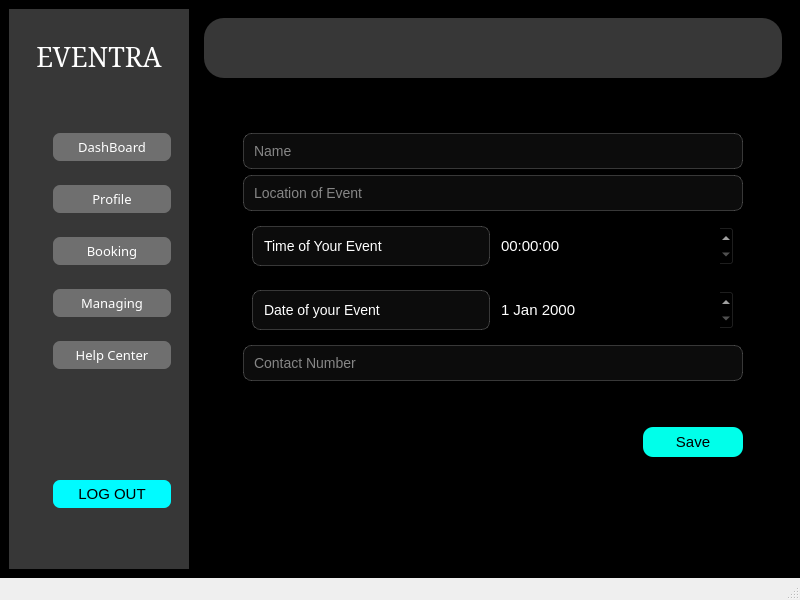
<?xml version="1.0" encoding="UTF-8"?>
<ui version="4.0">
 <class>scheduling</class>
 <widget class="QMainWindow" name="scheduling">
  <property name="geometry">
   <rect>
    <x>0</x>
    <y>0</y>
    <width>800</width>
    <height>600</height>
   </rect>
  </property>
  <property name="windowTitle">
   <string>MainWindow</string>
  </property>
  <widget class="QWidget" name="centralwidget">
   <property name="styleSheet">
    <string notr="true">QWidget{

background-color:black;
}</string>
   </property>
   <layout class="QHBoxLayout" name="horizontalLayout_15">
    <item>
     <layout class="QHBoxLayout" name="horizontalLayout_2">
      <item>
       <widget class="QWidget" name="LeftSidebar" native="true">
        <property name="sizePolicy">
         <sizepolicy hsizetype="Fixed" vsizetype="Preferred">
          <horstretch>0</horstretch>
          <verstretch>0</verstretch>
         </sizepolicy>
        </property>
        <property name="minimumSize">
         <size>
          <width>180</width>
          <height>0</height>
         </size>
        </property>
        <property name="styleSheet">
         <string notr="true">QWidget{
	background-color: rgb(55, 55, 55);
}</string>
        </property>
        <layout class="QVBoxLayout" name="verticalLayout_2">
         <item>
          <layout class="QVBoxLayout" name="verticalLayout">
           <item>
            <widget class="QLabel" name="label">
             <property name="font">
              <font>
               <family>SimSun</family>
               <pointsize>20</pointsize>
              </font>
             </property>
             <property name="styleSheet">
              <string notr="true">QLabel{
padding-top:20px;
color:white;
}</string>
             </property>
             <property name="text">
              <string>EVENTRA</string>
             </property>
             <property name="alignment">
              <set>Qt::AlignmentFlag::AlignCenter</set>
             </property>
            </widget>
           </item>
          </layout>
         </item>
         <item>
          <spacer name="verticalSpacer">
           <property name="orientation">
            <enum>Qt::Orientation::Vertical</enum>
           </property>
           <property name="sizeHint" stdset="0">
            <size>
             <width>20</width>
             <height>40</height>
            </size>
           </property>
          </spacer>
         </item>
         <item>
          <widget class="QWidget" name="widget_3" native="true">
           <property name="sizePolicy">
            <sizepolicy hsizetype="Preferred" vsizetype="Fixed">
             <horstretch>0</horstretch>
             <verstretch>0</verstretch>
            </sizepolicy>
           </property>
           <property name="minimumSize">
            <size>
             <width>0</width>
             <height>40</height>
            </size>
           </property>
           <layout class="QHBoxLayout" name="horizontalLayout_3">
            <item>
             <layout class="QHBoxLayout" name="horizontalLayout">
              <item>
               <widget class="QLabel" name="label_2">
                <property name="sizePolicy">
                 <sizepolicy hsizetype="Fixed" vsizetype="Fixed">
                  <horstretch>0</horstretch>
                  <verstretch>0</verstretch>
                 </sizepolicy>
                </property>
                <property name="minimumSize">
                 <size>
                  <width>20</width>
                  <height>20</height>
                 </size>
                </property>
                <property name="maximumSize">
                 <size>
                  <width>20</width>
                  <height>20</height>
                 </size>
                </property>
                <property name="text">
                 <string/>
                </property>
                <property name="pixmap">
                 <pixmap resource="resources.qrc">:/resources/icons8-dashboard-50.png</pixmap>
                </property>
                <property name="scaledContents">
                 <bool>true</bool>
                </property>
               </widget>
              </item>
              <item>
               <widget class="QPushButton" name="dashboard_2">
                <property name="font">
                 <font>
                  <family>Segoe Fluent Icons</family>
                  <pointsize>10</pointsize>
                 </font>
                </property>
                <property name="styleSheet">
                 <string notr="true">QPushButton{
color:white;
	background-color: rgb(111, 111, 111);
padding:5px;
border:none;
border-radius:7px;
}
QPushButton:hover{
	background-color: rgb(188, 0, 188);
}</string>
                </property>
                <property name="text">
                 <string>DashBoard</string>
                </property>
               </widget>
              </item>
             </layout>
            </item>
           </layout>
          </widget>
         </item>
         <item>
          <widget class="QWidget" name="widget" native="true">
           <property name="sizePolicy">
            <sizepolicy hsizetype="Preferred" vsizetype="Fixed">
             <horstretch>0</horstretch>
             <verstretch>0</verstretch>
            </sizepolicy>
           </property>
           <property name="minimumSize">
            <size>
             <width>0</width>
             <height>40</height>
            </size>
           </property>
           <layout class="QHBoxLayout" name="horizontalLayout_5">
            <item>
             <layout class="QHBoxLayout" name="horizontalLayout_4">
              <item>
               <widget class="QLabel" name="label_3">
                <property name="sizePolicy">
                 <sizepolicy hsizetype="Fixed" vsizetype="Fixed">
                  <horstretch>0</horstretch>
                  <verstretch>0</verstretch>
                 </sizepolicy>
                </property>
                <property name="minimumSize">
                 <size>
                  <width>20</width>
                  <height>20</height>
                 </size>
                </property>
                <property name="maximumSize">
                 <size>
                  <width>20</width>
                  <height>20</height>
                 </size>
                </property>
                <property name="text">
                 <string/>
                </property>
                <property name="pixmap">
                 <pixmap resource="resources.qrc">:/resources/icons8-profile-48.png</pixmap>
                </property>
                <property name="scaledContents">
                 <bool>true</bool>
                </property>
               </widget>
              </item>
              <item>
               <widget class="QPushButton" name="Profile">
                <property name="font">
                 <font>
                  <family>Segoe Fluent Icons</family>
                  <pointsize>10</pointsize>
                 </font>
                </property>
                <property name="styleSheet">
                 <string notr="true">QPushButton{
color:white;
	background-color: rgb(111, 111, 111);
padding:5px;
border:none;
border-radius:7px;
}
QPushButton:hover{
	background-color: rgb(188, 0, 188);
}</string>
                </property>
                <property name="text">
                 <string>Profile</string>
                </property>
               </widget>
              </item>
             </layout>
            </item>
           </layout>
          </widget>
         </item>
         <item>
          <widget class="QWidget" name="widget_2" native="true">
           <property name="sizePolicy">
            <sizepolicy hsizetype="Preferred" vsizetype="Fixed">
             <horstretch>0</horstretch>
             <verstretch>0</verstretch>
            </sizepolicy>
           </property>
           <property name="minimumSize">
            <size>
             <width>0</width>
             <height>40</height>
            </size>
           </property>
           <layout class="QHBoxLayout" name="horizontalLayout_7">
            <item>
             <layout class="QHBoxLayout" name="horizontalLayout_6">
              <item>
               <widget class="QLabel" name="label_4">
                <property name="sizePolicy">
                 <sizepolicy hsizetype="Fixed" vsizetype="Fixed">
                  <horstretch>0</horstretch>
                  <verstretch>0</verstretch>
                 </sizepolicy>
                </property>
                <property name="minimumSize">
                 <size>
                  <width>20</width>
                  <height>20</height>
                 </size>
                </property>
                <property name="maximumSize">
                 <size>
                  <width>20</width>
                  <height>20</height>
                 </size>
                </property>
                <property name="text">
                 <string/>
                </property>
                <property name="pixmap">
                 <pixmap resource="resources.qrc">:/resources/icons8-booking-48.png</pixmap>
                </property>
                <property name="scaledContents">
                 <bool>true</bool>
                </property>
               </widget>
              </item>
              <item>
               <widget class="QPushButton" name="Booking">
                <property name="font">
                 <font>
                  <family>Segoe Fluent Icons</family>
                  <pointsize>10</pointsize>
                 </font>
                </property>
                <property name="styleSheet">
                 <string notr="true">QPushButton{
color:white;
	background-color: rgb(111, 111, 111);
padding:5px;
border:none;
border-radius:7px;
}
QPushButton:hover{
	background-color: rgb(188, 0, 188);
}</string>
                </property>
                <property name="text">
                 <string>Booking</string>
                </property>
               </widget>
              </item>
             </layout>
            </item>
           </layout>
          </widget>
         </item>
         <item>
          <widget class="QWidget" name="widget_4" native="true">
           <property name="sizePolicy">
            <sizepolicy hsizetype="Preferred" vsizetype="Fixed">
             <horstretch>0</horstretch>
             <verstretch>0</verstretch>
            </sizepolicy>
           </property>
           <property name="minimumSize">
            <size>
             <width>0</width>
             <height>40</height>
            </size>
           </property>
           <layout class="QHBoxLayout" name="horizontalLayout_9">
            <item>
             <layout class="QHBoxLayout" name="horizontalLayout_8">
              <item>
               <widget class="QLabel" name="label_5">
                <property name="sizePolicy">
                 <sizepolicy hsizetype="Fixed" vsizetype="Fixed">
                  <horstretch>0</horstretch>
                  <verstretch>0</verstretch>
                 </sizepolicy>
                </property>
                <property name="minimumSize">
                 <size>
                  <width>20</width>
                  <height>20</height>
                 </size>
                </property>
                <property name="maximumSize">
                 <size>
                  <width>20</width>
                  <height>20</height>
                 </size>
                </property>
                <property name="text">
                 <string/>
                </property>
                <property name="pixmap">
                 <pixmap resource="resources.qrc">:/resources/icons8-hierarchy-48.png</pixmap>
                </property>
                <property name="scaledContents">
                 <bool>true</bool>
                </property>
               </widget>
              </item>
              <item>
               <widget class="QPushButton" name="Managing">
                <property name="font">
                 <font>
                  <family>Segoe Fluent Icons</family>
                  <pointsize>10</pointsize>
                 </font>
                </property>
                <property name="styleSheet">
                 <string notr="true">QPushButton{
color:white;
	background-color: rgb(111, 111, 111);
padding:5px;
border:none;
border-radius:7px;
}
QPushButton:hover{
	background-color: rgb(188, 0, 188);
}</string>
                </property>
                <property name="text">
                 <string>Managing</string>
                </property>
               </widget>
              </item>
             </layout>
            </item>
           </layout>
          </widget>
         </item>
         <item>
          <widget class="QWidget" name="widget_5" native="true">
           <property name="sizePolicy">
            <sizepolicy hsizetype="Preferred" vsizetype="Fixed">
             <horstretch>0</horstretch>
             <verstretch>0</verstretch>
            </sizepolicy>
           </property>
           <property name="minimumSize">
            <size>
             <width>0</width>
             <height>40</height>
            </size>
           </property>
           <layout class="QHBoxLayout" name="horizontalLayout_11">
            <item>
             <layout class="QHBoxLayout" name="horizontalLayout_10">
              <item>
               <widget class="QLabel" name="label_6">
                <property name="sizePolicy">
                 <sizepolicy hsizetype="Fixed" vsizetype="Fixed">
                  <horstretch>0</horstretch>
                  <verstretch>0</verstretch>
                 </sizepolicy>
                </property>
                <property name="minimumSize">
                 <size>
                  <width>20</width>
                  <height>20</height>
                 </size>
                </property>
                <property name="maximumSize">
                 <size>
                  <width>20</width>
                  <height>20</height>
                 </size>
                </property>
                <property name="text">
                 <string/>
                </property>
                <property name="pixmap">
                 <pixmap resource="resources.qrc">:/resources/icons8-help-center-48.png</pixmap>
                </property>
                <property name="scaledContents">
                 <bool>true</bool>
                </property>
               </widget>
              </item>
              <item>
               <widget class="QPushButton" name="Help_Center">
                <property name="font">
                 <font>
                  <family>Segoe Fluent Icons</family>
                  <pointsize>10</pointsize>
                 </font>
                </property>
                <property name="styleSheet">
                 <string notr="true">QPushButton{
color:white;
	background-color: rgb(111, 111, 111);
padding:5px;
border:none;
border-radius:7px;
}
QPushButton:hover{
	background-color: rgb(188, 0, 188);
}</string>
                </property>
                <property name="text">
                 <string>Help Center</string>
                </property>
               </widget>
              </item>
             </layout>
            </item>
           </layout>
          </widget>
         </item>
         <item>
          <spacer name="verticalSpacer_2">
           <property name="orientation">
            <enum>Qt::Orientation::Vertical</enum>
           </property>
           <property name="sizeHint" stdset="0">
            <size>
             <width>20</width>
             <height>40</height>
            </size>
           </property>
          </spacer>
         </item>
         <item>
          <spacer name="verticalSpacer_4">
           <property name="orientation">
            <enum>Qt::Orientation::Vertical</enum>
           </property>
           <property name="sizeHint" stdset="0">
            <size>
             <width>20</width>
             <height>40</height>
            </size>
           </property>
          </spacer>
         </item>
         <item>
          <widget class="QWidget" name="widget_6" native="true">
           <property name="sizePolicy">
            <sizepolicy hsizetype="Preferred" vsizetype="Fixed">
             <horstretch>0</horstretch>
             <verstretch>0</verstretch>
            </sizepolicy>
           </property>
           <property name="minimumSize">
            <size>
             <width>0</width>
             <height>40</height>
            </size>
           </property>
           <layout class="QHBoxLayout" name="horizontalLayout_13">
            <item>
             <layout class="QHBoxLayout" name="horizontalLayout_12">
              <item>
               <widget class="QLabel" name="label_7">
                <property name="sizePolicy">
                 <sizepolicy hsizetype="Fixed" vsizetype="Fixed">
                  <horstretch>0</horstretch>
                  <verstretch>0</verstretch>
                 </sizepolicy>
                </property>
                <property name="minimumSize">
                 <size>
                  <width>20</width>
                  <height>20</height>
                 </size>
                </property>
                <property name="maximumSize">
                 <size>
                  <width>20</width>
                  <height>20</height>
                 </size>
                </property>
                <property name="text">
                 <string/>
                </property>
                <property name="pixmap">
                 <pixmap resource="resources.qrc">:/resources/icons8-log-out-48.png</pixmap>
                </property>
                <property name="scaledContents">
                 <bool>true</bool>
                </property>
               </widget>
              </item>
              <item>
               <widget class="QPushButton" name="pushButton_6">
                <property name="font">
                 <font>
                  <pointsize>11</pointsize>
                 </font>
                </property>
                <property name="styleSheet">
                 <string notr="true">QPushButton{
color:black;
	
	background-color: rgb(0, 251, 255);
padding:5px;
border:none;
border-radius:7px;
}
QPushButton:hover{
	background-color: rgb(188, 0, 188);
color:white;
}</string>
                </property>
                <property name="text">
                 <string>LOG OUT</string>
                </property>
               </widget>
              </item>
             </layout>
            </item>
           </layout>
          </widget>
         </item>
         <item>
          <spacer name="verticalSpacer_3">
           <property name="orientation">
            <enum>Qt::Orientation::Vertical</enum>
           </property>
           <property name="sizeHint" stdset="0">
            <size>
             <width>20</width>
             <height>40</height>
            </size>
           </property>
          </spacer>
         </item>
        </layout>
       </widget>
      </item>
     </layout>
    </item>
    <item>
     <widget class="QWidget" name="Rightsidebar" native="true">
      <layout class="QGridLayout" name="gridLayout_2">
       <item row="1" column="0">
        <widget class="QWidget" name="Input" native="true">
         <layout class="QVBoxLayout" name="verticalLayout_6">
          <item>
           <layout class="QGridLayout" name="gridLayout">
            <item row="4" column="0">
             <widget class="QLineEdit" name="Contact">
              <property name="minimumSize">
               <size>
                <width>200</width>
                <height>30</height>
               </size>
              </property>
              <property name="maximumSize">
               <size>
                <width>500</width>
                <height>16777215</height>
               </size>
              </property>
              <property name="font">
               <font>
                <pointsize>-1</pointsize>
               </font>
              </property>
              <property name="styleSheet">
               <string notr="true">QLineEdit{
    background-color: rgba(255, 255, 255, 0.05);
    color: white;
    border: 1px solid rgba(255, 255, 255, 0.2);
    border-radius: 8px;
    padding: 8px;
    font-size: 14px;
}

QLineEdit::placeholder {
    color: #aaaaaa;
    font-style: italic;
}
QLineEdit:hover {
    background-color: #00ffcc;
    box-shadow: 0 0 10px #00ffe5;
color:black;
}
QLineEdit::placeholder:hover{
color:black;
}</string>
              </property>
              <property name="placeholderText">
               <string>Contact Number</string>
              </property>
             </widget>
            </item>
            <item row="2" column="0">
             <widget class="QWidget" name="widget_7" native="true">
              <property name="sizePolicy">
               <sizepolicy hsizetype="Preferred" vsizetype="Fixed">
                <horstretch>0</horstretch>
                <verstretch>0</verstretch>
               </sizepolicy>
              </property>
              <property name="minimumSize">
               <size>
                <width>0</width>
                <height>30</height>
               </size>
              </property>
              <layout class="QHBoxLayout" name="horizontalLayout_16">
               <item>
                <layout class="QHBoxLayout" name="horizontalLayout_14">
                 <item>
                  <widget class="QLabel" name="label_8">
                   <property name="sizePolicy">
                    <sizepolicy hsizetype="Preferred" vsizetype="Fixed">
                     <horstretch>0</horstretch>
                     <verstretch>0</verstretch>
                    </sizepolicy>
                   </property>
                   <property name="minimumSize">
                    <size>
                     <width>0</width>
                     <height>40</height>
                    </size>
                   </property>
                   <property name="font">
                    <font>
                     <pointsize>-1</pointsize>
                    </font>
                   </property>
                   <property name="styleSheet">
                    <string notr="true">QLabel{
    background-color: rgba(255, 255, 255, 0.05);
    color: white;
    border: 1px solid rgba(255, 255, 255, 0.2);
    border-radius: 8px;
    padding: 8px;
    font-size: 14px;
}</string>
                   </property>
                   <property name="text">
                    <string>Time of Your Event </string>
                   </property>
                  </widget>
                 </item>
                 <item>
                  <widget class="QTimeEdit" name="Time">
                   <property name="minimumSize">
                    <size>
                     <width>0</width>
                     <height>40</height>
                    </size>
                   </property>
                   <property name="font">
                    <font>
                     <pointsize>11</pointsize>
                    </font>
                   </property>
                   <property name="styleSheet">
                    <string notr="true">QTimeEdit{
   color:white;
}</string>
                   </property>
                  </widget>
                 </item>
                </layout>
               </item>
              </layout>
             </widget>
            </item>
            <item row="3" column="0">
             <widget class="QWidget" name="widget_8" native="true">
              <property name="sizePolicy">
               <sizepolicy hsizetype="Preferred" vsizetype="Fixed">
                <horstretch>0</horstretch>
                <verstretch>0</verstretch>
               </sizepolicy>
              </property>
              <property name="minimumSize">
               <size>
                <width>0</width>
                <height>30</height>
               </size>
              </property>
              <layout class="QHBoxLayout" name="horizontalLayout_18">
               <item>
                <layout class="QHBoxLayout" name="horizontalLayout_17">
                 <item>
                  <widget class="QLabel" name="label_9">
                   <property name="sizePolicy">
                    <sizepolicy hsizetype="Preferred" vsizetype="Fixed">
                     <horstretch>0</horstretch>
                     <verstretch>0</verstretch>
                    </sizepolicy>
                   </property>
                   <property name="minimumSize">
                    <size>
                     <width>0</width>
                     <height>40</height>
                    </size>
                   </property>
                   <property name="font">
                    <font>
                     <pointsize>-1</pointsize>
                    </font>
                   </property>
                   <property name="styleSheet">
                    <string notr="true">QLabel{
    background-color: rgba(255, 255, 255, 0.05);
    color: white;
    border: 1px solid rgba(255, 255, 255, 0.2);
    border-radius: 8px;
    padding: 8px;
    font-size: 14px;
}</string>
                   </property>
                   <property name="text">
                    <string>Date of your Event</string>
                   </property>
                  </widget>
                 </item>
                 <item>
                  <widget class="QDateEdit" name="Date">
                   <property name="minimumSize">
                    <size>
                     <width>0</width>
                     <height>40</height>
                    </size>
                   </property>
                   <property name="font">
                    <font>
                     <pointsize>11</pointsize>
                    </font>
                   </property>
                   <property name="styleSheet">
                    <string notr="true">QDateEdit{
   
    color: white;
    
}</string>
                   </property>
                  </widget>
                 </item>
                </layout>
               </item>
              </layout>
             </widget>
            </item>
            <item row="0" column="0">
             <widget class="QLineEdit" name="Name">
              <property name="sizePolicy">
               <sizepolicy hsizetype="Fixed" vsizetype="Fixed">
                <horstretch>0</horstretch>
                <verstretch>0</verstretch>
               </sizepolicy>
              </property>
              <property name="minimumSize">
               <size>
                <width>200</width>
                <height>30</height>
               </size>
              </property>
              <property name="maximumSize">
               <size>
                <width>500</width>
                <height>16777215</height>
               </size>
              </property>
              <property name="font">
               <font>
                <pointsize>-1</pointsize>
               </font>
              </property>
              <property name="styleSheet">
               <string notr="true">QLineEdit{
    background-color: rgba(255, 255, 255, 0.05);
    color: white;
    border: 1px solid rgba(255, 255, 255, 0.2);
    border-radius: 8px;
    padding: 8px;
    font-size: 14px;
}

QLineEdit::placeholder {
    color: #aaaaaa;
    font-style: italic;
}
QLineEdit:hover {
    background-color: #00ffcc;
    box-shadow: 0 0 10px #00ffe5;
color:black;
}</string>
              </property>
              <property name="placeholderText">
               <string>Name</string>
              </property>
             </widget>
            </item>
            <item row="6" column="0">
             <widget class="QPushButton" name="Gotodash_subevent">
              <property name="sizePolicy">
               <sizepolicy hsizetype="Fixed" vsizetype="Fixed">
                <horstretch>0</horstretch>
                <verstretch>0</verstretch>
               </sizepolicy>
              </property>
              <property name="minimumSize">
               <size>
                <width>100</width>
                <height>30</height>
               </size>
              </property>
              <property name="font">
               <font>
                <pointsize>11</pointsize>
               </font>
              </property>
              <property name="layoutDirection">
               <enum>Qt::LayoutDirection::RightToLeft</enum>
              </property>
              <property name="styleSheet">
               <string notr="true">QPushButton{
color:black;
background-color:rgb(0, 255, 234);
border:none;
border-radius:10px;
}
QPushButton:hover{
color:white;
	background-color: rgb(196, 0, 176);
}</string>
              </property>
              <property name="text">
               <string>Save</string>
              </property>
             </widget>
            </item>
            <item row="1" column="0">
             <widget class="QLineEdit" name="Location">
              <property name="sizePolicy">
               <sizepolicy hsizetype="Fixed" vsizetype="Fixed">
                <horstretch>0</horstretch>
                <verstretch>0</verstretch>
               </sizepolicy>
              </property>
              <property name="minimumSize">
               <size>
                <width>200</width>
                <height>30</height>
               </size>
              </property>
              <property name="maximumSize">
               <size>
                <width>500</width>
                <height>16777215</height>
               </size>
              </property>
              <property name="font">
               <font>
                <pointsize>-1</pointsize>
               </font>
              </property>
              <property name="styleSheet">
               <string notr="true">QLineEdit{
    background-color: rgba(255, 255, 255, 0.05);
    color: white;
    border: 1px solid rgba(255, 255, 255, 0.2);
    border-radius: 8px;
    padding: 8px;
    font-size: 14px;
}

QLineEdit::placeholder {
    color: #aaaaaa;
    font-style: italic;
}
QLineEdit:hover {
    background-color: #00ffcc;
    box-shadow: 0 0 10px #00ffe5;
color:black;
}</string>
              </property>
              <property name="placeholderText">
               <string>Location of Event</string>
              </property>
             </widget>
            </item>
            <item row="5" column="0">
             <spacer name="verticalSpacer_7">
              <property name="orientation">
               <enum>Qt::Orientation::Vertical</enum>
              </property>
              <property name="sizeHint" stdset="0">
               <size>
                <width>20</width>
                <height>40</height>
               </size>
              </property>
             </spacer>
            </item>
           </layout>
          </item>
         </layout>
        </widget>
       </item>
       <item row="0" column="0">
        <layout class="QVBoxLayout" name="verticalLayout_3">
         <item>
          <widget class="QWidget" name="Topbar" native="true">
           <property name="sizePolicy">
            <sizepolicy hsizetype="Preferred" vsizetype="Fixed">
             <horstretch>0</horstretch>
             <verstretch>0</verstretch>
            </sizepolicy>
           </property>
           <property name="minimumSize">
            <size>
             <width>0</width>
             <height>60</height>
            </size>
           </property>
           <property name="styleSheet">
            <string notr="true">QWidget{
	background-color: rgb(55, 55, 55);
border-radius:20px;
}</string>
           </property>
          </widget>
         </item>
         <item>
          <spacer name="verticalSpacer_5">
           <property name="orientation">
            <enum>Qt::Orientation::Vertical</enum>
           </property>
           <property name="sizeHint" stdset="0">
            <size>
             <width>20</width>
             <height>40</height>
            </size>
           </property>
          </spacer>
         </item>
        </layout>
       </item>
       <item row="2" column="0">
        <spacer name="verticalSpacer_6">
         <property name="orientation">
          <enum>Qt::Orientation::Vertical</enum>
         </property>
         <property name="sizeHint" stdset="0">
          <size>
           <width>20</width>
           <height>40</height>
          </size>
         </property>
        </spacer>
       </item>
      </layout>
     </widget>
    </item>
   </layout>
  </widget>
  <widget class="QMenuBar" name="menubar">
   <property name="geometry">
    <rect>
     <x>0</x>
     <y>0</y>
     <width>800</width>
     <height>18</height>
    </rect>
   </property>
  </widget>
  <widget class="QStatusBar" name="statusbar"/>
 </widget>
 <resources>
  <include location="resources.qrc"/>
 </resources>
 <connections/>
</ui>
